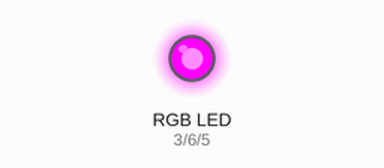
Simulated run of this sketch. Board: Arduino Uno, built for the host (arithmetic inside an expression is 32-bit, double 64-bit). Parts: an RGB LED mixed from three pins (HIGH = lit). What the sketch prints to the serial monitor is not drawn.

Above: at 0.4 s.
At 0.65 s:
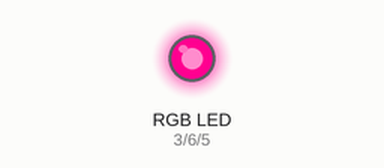
At 0.9 s:
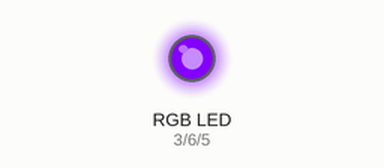
At 1.5 s:
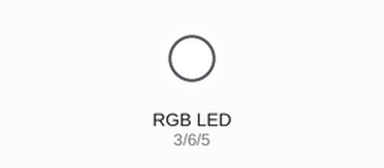
Timing chart, 0 to 3.4 s (numbered marks = the images above):
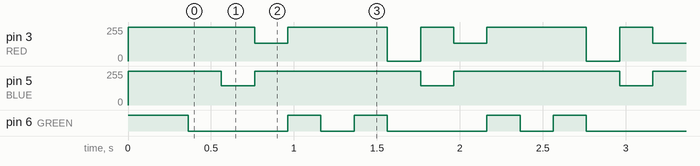

The sketch:

flash_table_example.ino
```cpp
#include <Flash.h>

/*
  This program demonstrates the basic uses of the Flash library.
*/

#define   RED 3
#define GREEN 6
#define  BLUE 5


/* named tables */
FLASH_TABLE(byte, color_table, 3 /* width of table */,
                  {255,  0,  0}, //
                  {255, 111, 0}, //
                  {255,  0,123}, //
                  {  0,  0,  0}, // 119 r
                  {255,  0,  0}, // 119 r
                  {  0,  0,  0}, // 119 r
                  {255,  0,255}, // 119 r                  {255,  0,  0}, //
                  {255, 111, 0}, //
                  {255,  0,123}, //
                  {  0,  0,  0}, // 119 r
                  {255,  0,  0}, // 119 r
                  {  0,  0,  0}, // 119 r
                  {255,  0,255}, // 119 r                  {255,  0,  0}, //
                  {255, 111, 0}, //
                  {255,  0,123}, //
                  {  0,  0,  0}, // 119 r
                  {255,  0,  0}, // 119 r
                  {  0,  0,  0}, // 119 r
                  {255,  0,255}, // 119 r                  {255,  0,  0}, //
                  {255, 111, 0}, //
                  {255,  0,123}, //
                  {  0,  0,  0}, // 119 r
                  {255,  0,  0}, // 119 r
                  {  0,  0,  0}, // 119 r
                  {255,  0,255}, // 119 r                  {255,  0,  0}, //
                  {255, 111, 0}, //
                  {255,  0,123}, //
                  {  0,  0,  0}, // 119 r
                  {255,  0,  0}, // 119 r
                  {  0,  0,  0}, // 119 r
                  {255,  0,255}, // 119 r                  {255,  0,  0}, //
                  {255, 111, 0}, //
                  {255,  0,123}, //
                  {  0,  0,  0}, // 119 r
                  {255,  0,  0}, // 119 r
                  {  0,  0,  0}, // 119 r
                  {255,  0,255}, // 119 r                  {255,  0,  0}, //
                  {255, 111, 0}, //
                  {255,  0,123}, //
                  {  0,  0,  0}, // 119 r
                  {255,  0,  0}, // 119 r
                  {  0,  0,  0}, // 119 r
                  {255,  0,255}, // 119 r                  {255,  0,  0}, //
                  {255, 111, 0}, //
                  {255,  0,123}, //
                  {  0,  0,  0}, // 119 r
                  {255,  0,  0}, // 119 r
                  {  0,  0,  0}, // 119 r
                  {255,  0,255}, // 119 r                  {255,  0,  0}, //
                  {255, 111, 0}, //
                  {255,  0,123}, //
                  {  0,  0,  0}, // 119 r
                  {255,  0,  0}, // 119 r
                  {  0,  0,  0}, // 119 r
                  {255,  0,255}, // 119 r                  {255,  0,  0}, //
                  {255, 111, 0}, //
                  {255,  0,123}, //
                  {  0,  0,  0}, // 119 r
                  {255,  0,  0}, // 119 r
                  {  0,  0,  0}, // 119 r
                  {255,  0,255}, // 119 r                  {255,  0,  0}, //
                  {255, 111, 0}, //
                  {255,  0,123}, //
                  {  0,  0,  0}, // 119 r
                  {255,  0,  0}, // 119 r
                  {  0,  0,  0}, // 119 r
                  {255,  0,255}, // 119 r                  {255,  0,  0}, //
                  {255, 111, 0}, //
                  {255,  0,123}, //
                  {  0,  0,  0}, // 119 r
                  {255,  0,  0}, // 119 r
                  {  0,  0,  0}, // 119 r
                  {255,  0,255}, // 119 r                  {255,  0,  0}, //
                  {255, 111, 0}, //
                  {255,  0,123}, //
                  {  0,  0,  0}, // 119 r
                  {255,  0,  0}, // 119 r
                  {  0,  0,  0}, // 119 r
                  {255,  0,255}, // 119 r                  {255,  0,  0}, //
                  {255, 111, 0}, //
                  {255,  0,123}, //
                  {  0,  0,  0}, // 119 r
                  {255,  0,  0}, // 119 r
                  {  0,  0,  0}, // 119 r
                  {255,  0,255}, // 119 r                  {255,  0,  0}, //
                  {255, 111, 0}, //
                  {255,  0,123}, //
                  {  0,  0,  0}, // 119 r
                  {255,  0,  0}, // 119 r
                  {  0,  0,  0}, // 119 r
                  {255,  0,255}, // 119 r                  {255,  0,  0}, //
                  {255, 111, 0}, //
                  {255,  0,123}, //
                  {  0,  0,  0}, // 119 r
                  {255,  0,  0}, // 119 r
                  {  0,  0,  0}, // 119 r
                  {255,  0,255}, // 119 r                  {255,  0,  0}, //
                  {255, 111, 0}, //
                  {255,  0,123}, //
                  {  0,  0,  0}, // 119 r
                  {255,  0,  0}, // 119 r
                  {  0,  0,  0}, // 119 r
                  {255,  0,255}, // 119 r                  {255,  0,  0}, //
                  {255, 111, 0}, //
                  {255,  0,123}, //
                  {  0,  0,  0}, // 119 r
                  {255,  0,  0}, // 119 r
                  {  0,  0,  0}, // 119 r
                  {255,  0,255}, // 119 r                  {255,  0,  0}, //
                  {255, 111, 0}, //
                  {255,  0,123}, //
                  {  0,  0,  0}, // 119 r
                  {255,  0,  0}, // 119 r
                  {  0,  0,  0}, // 119 r
                  {255,  0,255}, // 119 r                  {255,  0,  0}, //
                  {255, 111, 0}, //
                  {255,  0,123}, //
                  {  0,  0,  0}, // 119 r
                  {255,  0,  0}, // 119 r
                  {  0,  0,  0}, // 119 r
                  {255,  0,255}, // 119 r                  {255,  0,  0}, //
                  {255, 111, 0}, //
                  {255,  0,123}, //
                  {  0,  0,  0}, // 119 r
                  {255,  0,  0}, // 119 r
                  {  0,  0,  0}, // 119 r
                  {255,  0,255}, // 119 r                  {255,  0,  0}, //
                  {255, 111, 0}, //
                  {255,  0,123}, //
                  {  0,  0,  0}, // 119 r
                  {255,  0,  0}, // 119 r
                  {  0,  0,  0}, // 119 r
                  {255,  0,255}, // 119 r                  {255,  0,  0}, //
                  {255, 111, 0}, //
                  {255,  0,123}, //
                  {  0,  0,  0}, // 119 r
                  {255,  0,  0}, // 119 r
                  {  0,  0,  0}, // 119 r
                  {255,  0,255}, // 119 r                  {255,  0,  0}, //
                  {255, 111, 0}, //
                  {255,  0,123}, //
                  {  0,  0,  0}, // 119 r
                  {255,  0,  0}, // 119 r
                  {  0,  0,  0}, // 119 r
                  {255,  0,255}, // 119 r                  {255,  0,  0}, //
                  {255, 111, 0}, //
                  {255,  0,123}, //
                  {  0,  0,  0}, // 119 r
                  {255,  0,  0}, // 119 r
                  {  0,  0,  0}, // 119 r
                  {255,  0,255}, // 119 r                  {255,  0,  0}, //
                  {255, 111, 0}, //
                  {255,  0,123}, //
                  {  0,  0,  0}, // 119 r
                  {255,  0,  0}, // 119 r
                  {  0,  0,  0}, // 119 r
                  {255,  0,255}, // 119 r                  {255,  0,  0}, //
                  {255, 111, 0}, //
                  {255,  0,123}, //
                  {  0,  0,  0}, // 119 r
                  {255,  0,  0}, // 119 r
                  {  0,  0,  0}, // 119 r
                  {255,  0,255}, // 119 r                  {255,  0,  0}, //
                  {255, 111, 0}, //
                  {255,  0,123}, //
                  {  0,  0,  0}, // 119 r
                  {255,  0,  0}, // 119 r
                  {  0,  0,  0}, // 119 r
                  {255,  0,255}, // 119 r                  {255,  0,  0}, //
                  {255, 111, 0}, //
                  {255,  0,123}, //
                  {  0,  0,  0}, // 119 r
                  {255,  0,  0}, // 119 r
                  {  0,  0,  0}, // 119 r
                  {255,  0,255}, // 119 r                  {255,  0,  0}, //
                  {255, 111, 0}, //
                  {255,  0,123}, //
                  {  0,  0,  0}, // 119 r
                  {255,  0,  0}, // 119 r
                  {  0,  0,  0}, // 119 r
                  {255,  0,255}, // 119 r                  {255,  0,  0}, //
                  {255, 111, 0}, //
                  {255,  0,123}, //
                  {  0,  0,  0}, // 119 r
                  {255,  0,  0}, // 119 r
                  {  0,  0,  0}, // 119 r
                  {255,  0,255}, // 119 r                  {255,  0,  0}, //
                  {255, 111, 0}, //
                  {255,  0,123}, //
                  {  0,  0,  0}, // 119 r
                  {255,  0,  0}, // 119 r
                  {  0,  0,  0}, // 119 r
                  {255,  0,255}, // 119 r                  {255,  0,  0}, //
                  {255, 111, 0}, //
                  {255,  0,123}, //
                  {  0,  0,  0}, // 119 r
                  {255,  0,  0}, // 119 r
                  {  0,  0,  0}, // 119 r
                  {255,  0,255}, // 119 r                  {255,  0,  0}, //
                  {255, 111, 0}, //
                  {255,  0,123}, //
                  {  0,  0,  0}, // 119 r
                  {255,  0,  0}, // 119 r
                  {  0,  0,  0}, // 119 r
                  {255,  0,255}, // 119 r                  {255,  0,  0}, //
                  {255, 111, 0}, //
                  {255,  0,123}, //
                  {  0,  0,  0}, // 119 r
                  {255,  0,  0}, // 119 r
                  {  0,  0,  0}, // 119 r
                  {255,  0,255}, // 119 r                  {255,  0,  0}, //
                  {255, 111, 0}, //
                  {255,  0,123}, //
                  {  0,  0,  0}, // 119 r
                  {255,  0,  0}, // 119 r
                  {  0,  0,  0}, // 119 r
                  {255,  0,255}, // 119 r                  {255,  0,  0}, //
                  {255, 111, 0}, //
                  {255,  0,123}, //
                  {  0,  0,  0}, // 119 r
                  {255,  0,  0}, // 119 r
                  {  0,  0,  0}, // 119 r
                  {255,  0,255}, // 119 r
                  {  0,255,  0}, // 119 g
                  {  0,  0,255});// 127 b

String inputString = "";         // a string to hold incoming data
boolean stringComplete = false;  // whether the string is complete

void setup()
{
  Serial.begin(57600);

  rgb_setup();
  // This proves that all the big data is really in flash memory and not consuming RAM
  Serial.print("Mem: "); Serial.println(availableMemory());


  // Example 4: Two-dimensional tables
  // 4.a Print out the font table
  color_table.print(Serial); Serial.println();

  // 4.b Determine the size of the array
  Serial.print("Rows: "); Serial.println(color_table.rows());
  Serial.print("Cols: "); Serial.println(color_table.cols());
  Serial.print("RAM: "); Serial.println(sizeof(color_table));

  // 4.c Access individual elements of the array using [] notation
  Serial.print("r: ");
  Serial.print(color_table[0][0]);
  Serial.print(" g: ");
  Serial.print(color_table[1][0]);
  Serial.print(" b: ");
  Serial.print(color_table[2][0]);


}

void loop()
{

    for( int i = 0 ; i < color_table.rows() ; i += 1 ){

    rgb_set_values(color_table[i][0],color_table[i][1],color_table[i][2]);
    delay( 200 );
  }
}


void serialEvent() {
  while (Serial.available()) {
    // get the new byte:
    char inChar = (char)Serial.read();
    // add it to the inputString:
    inputString += inChar;
    // if the incoming character is a newline, set a flag
    // so the main loop can do something about it:
    if (inChar == '\n') {
      stringComplete = true;
    }
  }
}


int availableMemory()
{
  int size = 1024;
  byte *buf;
  while ((buf = (byte *) malloc(--size)) == NULL);
  free(buf);
  return size;
}
```

rgb.ino
```cpp
void rgb_setup()
  {
      pinMode(GREEN, OUTPUT);
      pinMode(BLUE, OUTPUT);
      pinMode(RED, OUTPUT);
      digitalWrite(GREEN, HIGH);
      digitalWrite(BLUE, HIGH);
      digitalWrite(RED, HIGH);
  }


void rgb_set_values(byte r,byte g,byte b)
  {

      analogWrite(GREEN,255- r);
      analogWrite(BLUE, 255-g);
      analogWrite(RED,255- b);
  }
```

Measured:
- by itself, pin 3 (RED): repeats every 1.2 s: 255/255 0.60 s, 0/255 0.20 s, 255/255 0.20 s, 132/255 0.20 s
- by itself, pin 5 (BLUE): alternates 255/255 for 1.0 s and 144/255 for 0.20 s
- by itself, pin 6 (GREEN): repeats every 1.2 s: HIGH 0.20 s, LOW 0.20 s, HIGH 0.20 s, LOW 0.60 s
